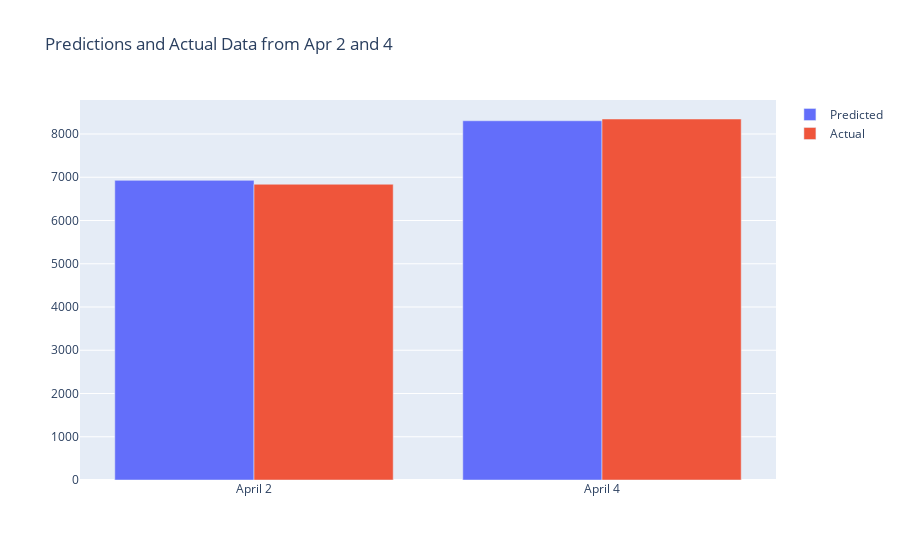

Write notebook code for a chart like this one.
### Code cell
dates=['April 2', 'April 4']

fig = go.Figure(data=[
    go.Bar(name='Predicted', x=dates, y=[6928, 8306]),
    go.Bar(name='Actual', x=dates, y=[6838, 8347])
])
# Change the bar mode
fig.update_layout(barmode='group', title_text='Predictions and Actual Data from Apr 2 and 4')
fig.show()

### Figure 1 — Plotly figure (JSON) as saved in the notebook; plotly's stock layout.template omitted (floating-point values rounded to 4 significant figures)
{"data": [{"name": "Predicted", "type": "bar", "x": ["April 2", "April 4"], "y": [6928, 8306]}, {"name": "Actual", "type": "bar", "x": ["April 2", "April 4"], "y": [6838, 8347]}], "layout": {"barmode": "group", "title": {"text": "Predictions and Actual Data from Apr 2 and 4"}}}
